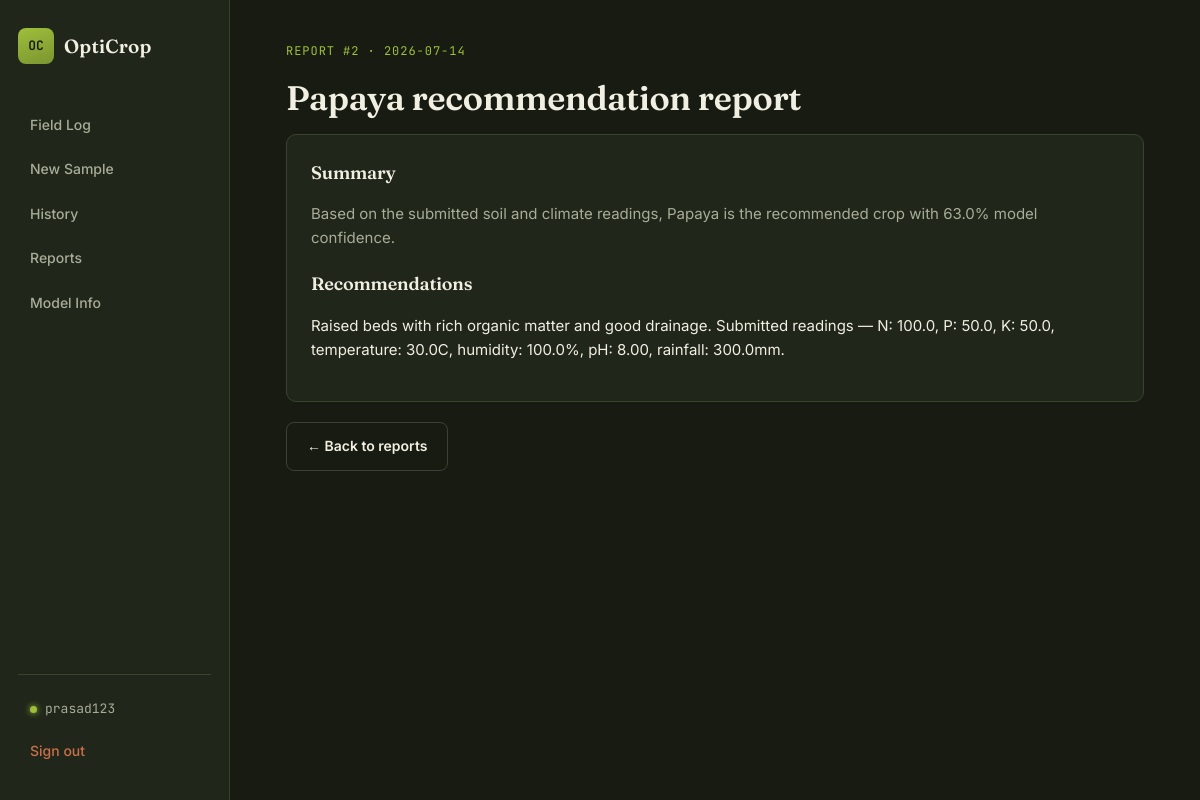
The app's page /report/2 (signed in) with its own data.
### tables this page shows
CREATE TABLE User (
    user_id INTEGER PRIMARY KEY AUTOINCREMENT,
    username TEXT UNIQUE NOT NULL,
    email TEXT UNIQUE NOT NULL,
    password_hash TEXT NOT NULL,
    created_at TEXT NOT NULL
);

CREATE TABLE Report (
    report_id INTEGER PRIMARY KEY AUTOINCREMENT,
    prediction_id INTEGER NOT NULL,
    summary TEXT NOT NULL,
    recommendations TEXT NOT NULL,
    created_at TEXT NOT NULL,
    FOREIGN KEY (prediction_id) REFERENCES Prediction(prediction_id)
);

CREATE TABLE Crop (
    crop_id INTEGER PRIMARY KEY AUTOINCREMENT,
    crop_name TEXT UNIQUE NOT NULL,
    description TEXT
);

### app.py (the view)
@app.route("/report/<int:report_id>")
@login_required
def report_detail(report_id):
    report = db.get_report(report_id)
    if report is None or report["user_id"] != session["user_id"]:
        abort(404)
    return render_template("report_detail.html", report=report)

### app.py (called while the page is built)
def login_required(view):
    @wraps(view)
    def wrapped(*args, **kwargs):
        if "user_id" not in session:
            flash("Please sign in to continue.", "warning")
            return redirect(url_for("login"))
        return view(*args, **kwargs)
    return wrapped

@app.context_processor
def inject_user():
    user = None
    if "user_id" in session:
        row = db.get_user_by_id(session["user_id"])
        if row:
            user = {"user_id": row["user_id"], "username": row["username"]}
    return {"current_user": user}

### database.py (called while the page is built)
def get_db():
    os.makedirs(os.path.dirname(DB_PATH), exist_ok=True)
    conn = sqlite3.connect(DB_PATH)
    conn.row_factory = sqlite3.Row
    conn.execute("PRAGMA foreign_keys = ON")
    return conn

def get_user_by_id(user_id):
    conn = get_db()
    row = conn.execute("SELECT * FROM User WHERE user_id = ?", (user_id,)).fetchone()
    conn.close()
    return row

def get_report(report_id):
    conn = get_db()
    row = conn.execute(
        "SELECT r.*, p.crop_id, c.crop_name, s.user_id "
        "FROM Report r "
        "JOIN Prediction p ON r.prediction_id = p.prediction_id "
        "JOIN Crop c ON p.crop_id = c.crop_id "
        "JOIN SoilData s ON p.soil_id = s.soil_id "
        "WHERE r.report_id = ?",
        (report_id,),
    ).fetchone()
    conn.close()
    return row

### templates/report_detail.html (shortened to what this page needs)
{% extends "base.html" %}
{% block content %}
<span class="eyebrow">Report #{{ report.report_id }} · {{ report.created_at[:10] }}</span>
<h1>{{ report.crop_name | capitalize }} recommendation report</h1>
<div class="panel">
  <h3>Summary</h3>
  <p style="color:var(--text-muted);">{{ report.summary }}</p>
  <h3 style="margin-top:20px;">Recommendations</h3>
  <p>{{ report.recommendations }}</p>
</div>
<a href="{{ url_for('reports') }}" class="btn btn-ghost">← Back to reports</a>
{% endblock %}

### templates/base.html (shortened to what this page needs)
<!DOCTYPE html>
<html lang="en">
<head>
<link rel="stylesheet" href="{{ url_for('static', filename='style.css') }}">
</head>
<body>
<div class="shell">
  <aside class="sidebar">
    <a class="brand" href="{{ url_for('index') }}">
      <span class="brand-mark">OC</span>
      <span class="brand-name">OptiCrop</span>
    </a>
    <nav class="nav">
      {% if current_user %}
        <a href="{{ url_for('dashboard') }}" class="nav-link {{ 'active' if request.endpoint == 'dashboard' }}">Field Log</a>
        <a href="{{ url_for('add_soil_data') }}" class="nav-link {{ 'active' if request.endpoint == 'add_soil_data' }}">New Sample</a>
        <a href="{{ url_for('history') }}" class="nav-link {{ 'active' if request.endpoint == 'history' }}">History</a>
        <a href="{{ url_for('reports') }}" class="nav-link {{ 'active' if request.endpoint == 'reports' }}">Reports</a>
        <a href="{{ url_for('about_model') }}" class="nav-link {{ 'active' if request.endpoint == 'about_model' }}">Model Info</a>
      {% else %}
        <a href="{{ url_for('index') }}" class="nav-link {{ 'active' if request.endpoint == 'index' }}">Home</a>
        <a href="{{ url_for('about_model') }}" class="nav-link {{ 'active' if request.endpoint == 'about_model' }}">Model Info</a>
      {% endif %}
    </nav>
    <div class="sidebar-footer">
      {% if current_user %}
        <div class="whoami"><span class="dot"></span>{{ current_user.username }}</div>
        <a href="{{ url_for('logout') }}" class="nav-link logout">Sign out</a>
      {% else %}
        <a href="{{ url_for('login') }}" class="nav-link">Sign in</a>
        <a href="{{ url_for('register') }}" class="nav-link nav-link--cta">Get started</a>
      {% endif %}
    </div>
  </aside>
  <main class="content">
    {% block content %}{% endblock %}
  </main>
</div>
</body>
</html>

### static/style.css (style rules this page uses)
:root { --bg-deep: #171b12; --bg-panel: #20261a; --bg-panel-raised: #262d1e; --line: #3a4230; --leaf: #9fbf3b; --leaf-dim: #7a9530; --gold: #e3a23b; --clay: #c96f4a; --text: #f1eee2; --text-muted: #a8ad98; --text-faint: #767d68; --radius: 10px; --font-display: "Fraunces", serif; --font-body: "Inter", sans-serif; --font-mono: "JetBrains Mono", monospace; }
* { box-sizing: border-box; }
html, body { margin: 0; padding: 0; background: var(--bg-deep); color: var(--text); font-family: var(--font-body); font-size: 15px; line-height: 1.6; }
a { color: inherit; text-decoration: none; }
.shell { display: flex; min-height: 100vh; }
.sidebar { width: 230px; flex-shrink: 0; background: var(--bg-panel); border-right: 1px solid var(--line); display: flex; flex-direction: column; padding: 28px 18px; position: sticky; top: 0; height: 100vh; }
.brand { display: flex; align-items: center; gap: 10px; margin-bottom: 40px; }
.brand-mark { width: 36px; height: 36px; border-radius: 8px; background: linear-gradient(160deg, var(--leaf) 0%, var(--leaf-dim) 100%); color: #171b12; font-family: var(--font-mono); font-weight: 600; font-size: 13px; display: flex; align-items: center; justify-content: center; }
.brand-name { font-family: var(--font-display); font-weight: 600; font-size: 19px; letter-spacing: 0.01em; }
.nav { display: flex; flex-direction: column; gap: 2px; flex: 1; }
.nav-link { padding: 10px 12px; border-radius: 7px; color: var(--text-muted); font-size: 14px; font-weight: 500; transition: background 0.15s ease, color 0.15s ease; }
.sidebar-footer { display: flex; flex-direction: column; gap: 2px; border-top: 1px solid var(--line); padding-top: 16px; }
.whoami { display: flex; align-items: center; gap: 8px; padding: 8px 12px; font-size: 13px; color: var(--text-muted); font-family: var(--font-mono); }
.dot { width: 7px; height: 7px; border-radius: 50%; background: var(--leaf); box-shadow: 0 0 6px var(--leaf); }
.logout { color: var(--clay); }
.content { flex: 1; padding: 42px 56px; max-width: 980px; }
h1, h2, h3 { font-family: var(--font-display); font-weight: 600; margin: 0 0 8px 0; letter-spacing: -0.01em; }
h1 { font-size: 34px; }
h3 { font-size: 18px; }
.eyebrow { font-family: var(--font-mono); font-size: 12px; letter-spacing: 0.08em; text-transform: uppercase; color: var(--leaf); margin-bottom: 10px; display: block; }
.panel { background: var(--bg-panel); border: 1px solid var(--line); border-radius: var(--radius); padding: 24px; margin-bottom: 20px; }
.btn { display: inline-flex; align-items: center; justify-content: center; gap: 8px; padding: 12px 20px; border-radius: 8px; border: none; font-family: var(--font-body); font-weight: 600; font-size: 14px; cursor: pointer; transition: transform 0.1s ease, background 0.15s ease; width: fit-content; }
.btn-ghost { background: transparent; border: 1px solid var(--line); color: var(--text); }

### records on screen
User: username "prasad123"
Report: report_id "2", created_at "2026-07-14", summary "Based on the submitted soil and climate readings, Papaya is the recommended crop with 63.0% model confidence.", recommendations "Raised beds with rich organic matter and good drainage. Submitted readings — N: 100.0, P: 50.0, K: 50.0, temperature: 30.0C, humidity: 100.0%, pH: 8.00, rainfall: 300.0mm."
Crop: crop_name "Papaya"
